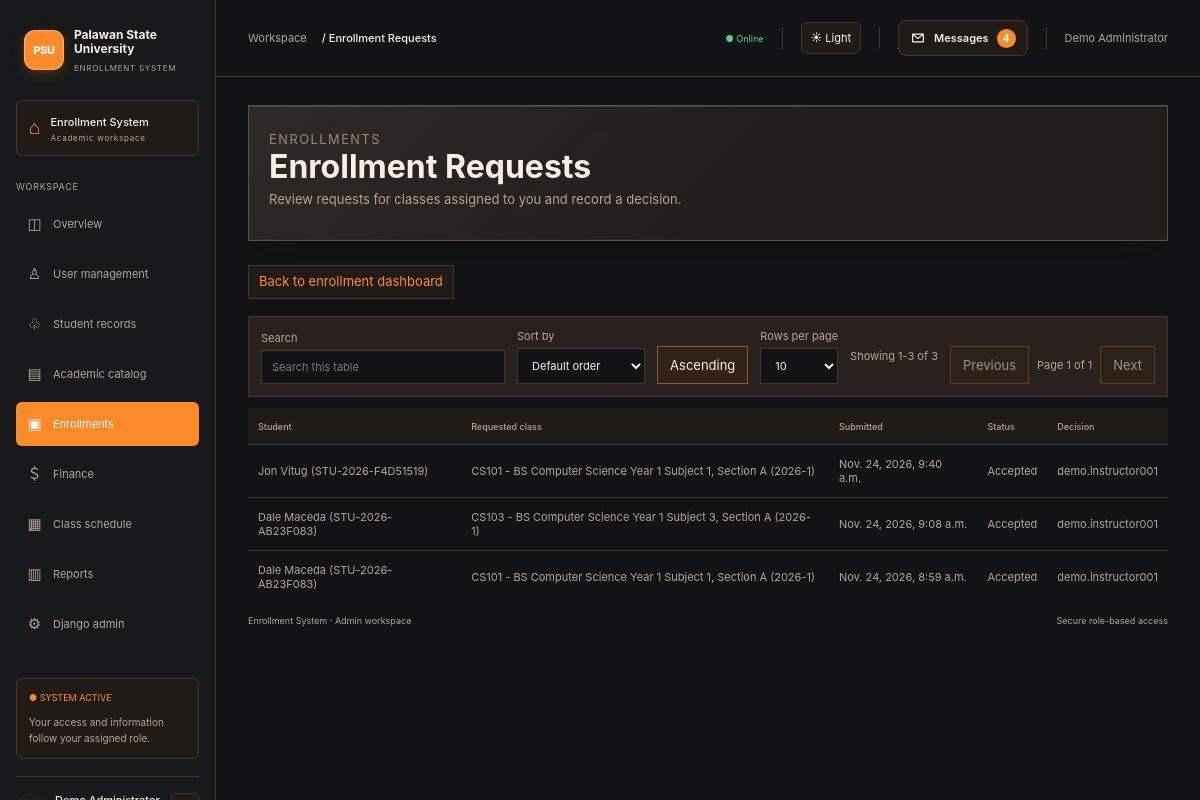
Page /enrollments/requests/ (signed in) on the committed database.
### enrollments/models.py (models this page shows, shortened)
class EnrollmentRequest(models.Model):
    STATUSES = [
        ('pending', 'Pending'),
        ('accepted', 'Accepted'),
        ('rejected', 'Rejected'),
    ]
    student = models.ForeignKey(
        'students.StudentProfile', on_delete=models.PROTECT, related_name='enrollment_requests'
    )
    offering = models.ForeignKey(
        'scheduling.ClassOffering', on_delete=models.PROTECT, related_name='enrollment_requests'
    )
    status = models.CharField(max_length=10, choices=STATUSES, default='pending')
    submitted_at = models.DateTimeField(auto_now_add=True)
    decided_at = models.DateTimeField(null=True, blank=True)
    decided_by = models.ForeignKey(
        settings.AUTH_USER_MODEL, on_delete=models.SET_NULL, null=True, blank=True,
        related_name='decided_enrollment_requests',
    )
    notification_message = models.OneToOneField(
        'students.DirectMessage', on_delete=models.SET_NULL, null=True, blank=True,
        related_name='enrollment_request',
    )
    class Meta:
        ordering = ('-submitted_at',)
        constraints = [
            models.UniqueConstraint(
                fields=('student', 'offering'),
                condition=Q(status='pending'),
                name='unique_pending_enrollment_request',
            ),
        ]

### students/models.py (models this page shows, shortened)
class StudentProfile(models.Model):
    YEAR_LEVELS = [(year, f'Year {year}') for year in range(1, 7)]
    STATUSES = [('active', 'Active'), ('inactive', 'Inactive'), ('graduated', 'Graduated')]
    user = models.OneToOneField(settings.AUTH_USER_MODEL, on_delete=models.CASCADE, related_name='student_profile')
    student_id = models.CharField(max_length=20, unique=True, default=new_student_id, editable=False)
    phone = models.CharField(max_length=30, blank=True)
    address = models.TextField(blank=True)
    date_of_birth = models.DateField(null=True, blank=True)
    program = models.ForeignKey('academics.Program', null=True, blank=True, on_delete=models.PROTECT, related_name='students')
    year_level = models.PositiveSmallIntegerField(choices=YEAR_LEVELS, default=1)
    status = models.CharField(max_length=12, choices=STATUSES, default='active')
    created_at = models.DateTimeField(auto_now_add=True)
    class Meta:
        ordering = ('student_id',)

### scheduling/models.py (models this page shows, shortened)
class ClassOffering(models.Model):
    DAYS = [('MON', 'Monday'), ('TUE', 'Tuesday'), ('WED', 'Wednesday'),
            ('THU', 'Thursday'), ('FRI', 'Friday'), ('SAT', 'Saturday')]
    curriculum_entry = models.ForeignKey(
        'academics.CurriculumEntry', on_delete=models.PROTECT, related_name='offerings'
    )
    section = models.CharField(max_length=20)
    term = models.CharField(max_length=30, help_text='For example: 2026-1')
    meeting_days = models.CharField(max_length=24, help_text='Comma-separated days, e.g. MON,WED')
    start_time = models.TimeField()
    end_time = models.TimeField()
    room = models.ForeignKey(Room, on_delete=models.PROTECT, related_name='offerings')
    instructor = models.ForeignKey(
        settings.AUTH_USER_MODEL, on_delete=models.PROTECT, related_name='teaching_offerings'
    )
    capacity = models.PositiveSmallIntegerField(default=30, validators=[MinValueValidator(1)])
    is_active = models.BooleanField(default=True)
    class Meta:
        ordering = ('term', 'meeting_days', 'start_time')
        constraints = [
            models.UniqueConstraint(fields=('curriculum_entry', 'section', 'term'), name='unique_offering_section_term'),
        ]

### academics/models.py (models this page shows, shortened)
class CurriculumEntry(models.Model):
    program = models.ForeignKey(Program, on_delete=models.CASCADE, related_name='curriculum')
    year_level = models.PositiveSmallIntegerField(choices=[(year, f'Year {year}') for year in range(1, 7)])
    subject = models.ForeignKey(Subject, on_delete=models.CASCADE, related_name='curriculum_entries')
    prerequisites = models.ManyToManyField(Subject, blank=True, related_name='required_for_entries')
    class Meta:
        ordering = ('program', 'year_level', 'subject__code')
        constraints = [
            models.UniqueConstraint(fields=('program', 'year_level', 'subject'), name='unique_curriculum_subject'),
        ]

class Subject(models.Model):
    code = models.CharField(max_length=20, unique=True)
    name = models.CharField(max_length=160)
    description = models.TextField(blank=True)
    units = models.PositiveSmallIntegerField(default=3, validators=[MinValueValidator(1)])
    is_active = models.BooleanField(default=True)
    class Meta:
        ordering = ('code',)

### enrollments/views.py (the view)
# urls.py: path('requests/', views.requests, name='enrollments_requests'),
@roles_required(*ENROLLMENT_ROLES)
def requests(request):
    is_student = has_role(request.user, 'Student') and not has_role(
        request.user, 'Admin', 'Instructor', 'Registrar'
    )
    can_decide = has_role(request.user, 'Admin', 'Instructor')
    enrollment_requests = EnrollmentRequest.objects.select_related(
        'student__user', 'student__program', 'offering__curriculum_entry__subject',
        'offering__instructor',
    )
    if is_student:
        enrollment_requests = enrollment_requests.filter(student__user=request.user)
        title = 'My Enrollment Requests'
    elif has_role(request.user, 'Instructor') and not has_role(request.user, 'Admin'):
        enrollment_requests = enrollment_requests.filter(offering__instructor=request.user)
        title = 'Enrollment Requests'
    else:
        title = 'Enrollment Requests'
    return render(request, 'enrollments/requests.html', {
        'title': title,
        'enrollment_requests': enrollment_requests,
        'can_decide': can_decide,
        'is_student': is_student,
    })

### config/context_processors.py (called while the page is built, shortened)
def account_roles(request):
    path_parts = request.path.strip('/').split('/')
    active_section = path_parts[0]
    if path_parts[:2] == ['students', 'users']:
        active_section = 'users'
    roles = list(request.user.groups.filter(name__in=ROLE_NAMES).values_list('name', flat=True))
    if request.user.is_superuser and 'Admin' not in roles:
        roles.append('Admin')
    return {
        'user_roles': roles,
        'is_system_admin': request.user.is_superuser,
        'active_section': active_section,
        'unread_message_count': DirectMessage.objects.filter(
            recipient=request.user,
            read_at__isnull=True,
        ).count(),
    }

### students/roles.py (called while the page is built)
def has_role(user, *roles):
    if user.is_superuser:
        return 'Admin' in roles
    return user.groups.filter(name__in=roles).exists()

def roles_required(*roles):
    def decorator(view):
        @login_required
        @wraps(view)
        def guarded(request, *args, **kwargs):
            if not has_role(request.user, *roles):
                raise PermissionDenied
            return view(request, *args, **kwargs)
        return guarded
    return decorator

### templates/enrollments/requests.html
{% extends 'base.html' %}
{% block content %}
<section class="page-header">
    <p class="eyebrow">Enrollments</p>
    <h1>{{ title }}</h1>
    <p>{% if is_student %}Track the status of your subject enrollment requests.{% else %}Review requests for classes assigned to you and record a decision.{% endif %}</p>
</section>
<p><a href="{% url 'enrollments_home' %}">Back to enrollment dashboard</a>{% if is_student %} | <a href="{% url 'enrollment_select' %}">Select classes</a>{% endif %}</p>
{% if enrollment_requests %}
<table>
    <thead>
        <tr>
            {% if not is_student %}<th>Student</th>{% endif %}
            <th>Requested class</th>
            <th>Submitted</th>
            <th>Status</th>
            {% if can_decide %}<th>Decision</th>{% endif %}
        </tr>
    </thead>
    <tbody>
        {% for enrollment_request in enrollment_requests %}
        <tr>
            {% if not is_student %}<td>{{ enrollment_request.student.user.get_full_name|default:enrollment_request.student.user.username }} ({{ enrollment_request.student.student_id }})</td>{% endif %}
            <td>{{ enrollment_request.offering.curriculum_entry.subject.code }} - {{ enrollment_request.offering.curriculum_entry.subject.name }}, Section {{ enrollment_request.offering.section }} ({{ enrollment_request.offering.term }})</td>
            <td>{{ enrollment_request.submitted_at }}</td>
            <td>{{ enrollment_request.get_status_display }}</td>
            {% if can_decide %}<td>
                {% if enrollment_request.status == 'pending' %}
                <form method="post" action="{% url 'enrollment_request_decision' enrollment_request.pk %}">
                    {% csrf_token %}
                    <button type="submit" name="decision" value="accept">Accept</button>
                    <button type="submit" name="decision" value="reject">Reject</button>
                </form>
                {% else %}{{ enrollment_request.decided_by|default:"-" }}{% endif %}
            </td>{% endif %}
        </tr>
        {% endfor %}
    </tbody>
</table>
{% else %}
<p>There are no enrollment requests to show.</p>
{% endif %}
{% endblock %}

### templates/base.html (shortened to what this page needs)
{% load static %}
<!DOCTYPE html>
<html lang="en">
<head>
    <link rel="stylesheet" href="{% static 'css/styles.css' %}?v=20261124-square-dashboards">
</head>
<body class="{% block body_class %}{% endblock %}" data-role="{{ user_roles.0|default:'Student' }}" data-system-admin="{{ is_system_admin|yesno:'true,false' }}">
    {% if not is_system_admin or request.resolver_match.url_name != 'home' %}
    <div class="app-layout">
        <aside class="app-sidebar">
            <a class="app-brand" href="{% url 'home' %}">
                <span class="app-brand-icon">PSU</span>
                <span class="app-brand-copy"><strong class="app-brand-name">Palawan State<br>University</strong><small>ENROLLMENT SYSTEM</small></span>
            </a>
            <div class="app-campus">
                <span class="app-campus-icon">⌂</span>
                <span><strong>Enrollment System</strong><small>Academic workspace</small></span>
            </div>
            <p class="app-nav-title">WORKSPACE</p>
            <nav class="app-navigation" aria-label="Main navigation">
                {% if user.is_authenticated %}
                <a class="{% if active_section == '' %}active{% endif %}" href="{% url 'home' %}"><span class="app-nav-icon">◫</span>Overview</a>
                {% if is_system_admin %}
                <a class="{% if active_section == 'users' %}active{% endif %}" href="{% url 'user_management' %}"><span class="app-nav-icon">♙</span>User management</a>
                {% endif %}
                {% if 'Admin' in user_roles or 'Registrar' in user_roles or 'Student' in user_roles %}
                <a class="{% if active_section == 'students' %}active{% endif %}" href="{% if 'Student' in user_roles and 'Registrar' not in user_roles and 'Admin' not in user_roles %}{% url 'student_profile' %}{% else %}{% url 'students_home' %}{% endif %}"><span class="app-nav-icon">♧</span>{% if is_system_admin %}Student records{% else %}Students{% endif %}</a>
                {% endif %}
                {% if 'Admin' in user_roles or 'Registrar' in user_roles or 'Instructor' in user_roles %}
                <a class="{% if active_section == 'academics' %}active{% endif %}" href="{% url 'academics_home' %}"><span class="app-nav-icon">▤</span>{% if is_system_admin %}Academic catalog{% else %}Academics{% endif %}</a>
                {% endif %}
                {% if 'Admin' in user_roles or 'Registrar' in user_roles or 'Instructor' in user_roles or 'Student' in user_roles %}
                <a class="{% if active_section == 'enrollments' %}active{% endif %}" href="{% url 'enrollments_home' %}"><span class="app-nav-icon">▣</span>Enrollments</a>
                {% endif %}
                {% if 'Admin' in user_roles or 'Cashier' in user_roles or 'Student' in user_roles %}
                <a class="{% if active_section == 'finance' %}active{% endif %}" href="{% url 'finance_home' %}"><span class="app-nav-icon">＄</span>Finance</a>
                {% endif %}
                {% if 'Admin' in user_roles or 'Registrar' in user_roles or 'Instructor' in user_roles or 'Student' in user_roles %}
                <a class="{% if active_section == 'scheduling' %}active{% endif %}" href="{% url 'scheduling_home' %}"><span class="app-nav-icon">▦</span>{% if is_system_admin %}Class schedule{% else %}Scheduling{% endif %}</a>
                {% endif %}
                {% if 'Admin' in user_roles or 'Registrar' in user_roles or 'Cashier' in user_roles or 'Student' in user_roles %}
                <a class="{% if active_section == 'reports' %}active{% endif %}" href="{% url 'reports_home' %}"><span class="app-nav-icon">▥</span>Reports</a>
                {% endif %}
                {% if is_system_admin %}
                <a href="{% url 'admin:index' %}"><span class="app-nav-icon">⚙</span>Django admin</a>
                {% endif %}
                {% else %}
                <a class="{% if active_section == 'accounts' %}active{% endif %}" href="{% url 'login' %}"><span class="app-nav-icon">↪</span>Log in</a>
                <a href="{% url 'register' %}"><span class="app-nav-icon">＋</span>Student registration</a>
                {% endif %}
            </nav>
            <div class="app-sidebar-bottom">
                <div class="app-system-note">
                    <span class="app-live">● SYSTEM ACTIVE</span>
                    <small>Your access and information follow your assigned role.</small>
                </div>
                {% if user.is_authenticated %}
                <div class="app-profile">
                    <span class="app-avatar">{{ user.get_username|first|upper }}</span>
                    <span class="app-profile-name"><strong>{{ user.get_full_name|default:user.username }}</strong><small>{{ user_roles.0|default:"User" }}</small></span>
                    <form action="{% url 'logout' %}" method="post">
                        <button class="app-logout" type="submit" aria-label="Sign out of your account" title="Sign out">↗</button>
                    </form>
                </div>
                {% endif %}
            </div>
        </aside>
        <div class="app-shell">
            <header class="app-topbar">
                <div class="app-breadcrumb">Workspace <b>/ {{ title|default:"Overview" }}</b></div>
                <div class="app-top-right"><span class="app-online">● Online</span><button class="app-theme-toggle" type="button" data-theme-toggle aria-label="Switch to light mode" aria-pressed="false">☀ Light</button>{% if user.is_authenticated %}{% include 'includes/message_notifications.html' %}<span>{{ user.get_full_name|default:user.username }}</span>{% endif %}</div>
            </header>
            <main class="container app-content">
    {% endif %}
                {% block content %}{% endblock %}
    {% if not is_system_admin or request.resolver_match.url_name != 'home' %}
                <footer class="app-footer"><span>Enrollment System · {{ user_roles.0|default:"User" }} workspace</span><span>Secure role-based access</span></footer>
            </main>
        </div>
    </div>
    {% endif %}
</body>
</html>

### rows in the picture
EnrollmentRequest: student.user.get_full_name "Jon Vitug", student.student_id "STU-2026-F4D51519", offering.curriculum_entry.subject.code "CS101", offering.curriculum_entry.subject.name "BS Computer Science Year 1 Subject 1", offering.section "A", offering.term "2026-1", submitted_at "Nov. 24, 2026, 9:40 a.m.", status "Accepted", decided_by "demo.instructor001"
EnrollmentRequest: student.user.get_full_name "Dale Maceda", student.student_id "STU-2026-AB23F083", offering.curriculum_entry.subject.code "CS103", offering.curriculum_entry.subject.name "BS Computer Science Year 1 Subject 3", offering.section "A", offering.term "2026-1", submitted_at "Nov. 24, 2026, 9:08 a.m.", status "Accepted", decided_by "demo.instructor001"
EnrollmentRequest: student.user.get_full_name "Dale Maceda", student.student_id "STU-2026-AB23F083", offering.curriculum_entry.subject.code "CS101", offering.curriculum_entry.subject.name "BS Computer Science Year 1 Subject 1", offering.section "A", offering.term "2026-1", submitted_at "Nov. 24, 2026, 8:59 a.m.", status "Accepted", decided_by "demo.instructor001"

### other values in the picture
{{ title|default:"Overview" }} "Enrollment Requests"
{{ unread_message_count }} "4"
{{ user.get_full_name|default:user.username }} "Demo Administrator"
{{ title }} "Enrollment Requests"
{{ user_roles.0|default:"User" }} "Admin"
